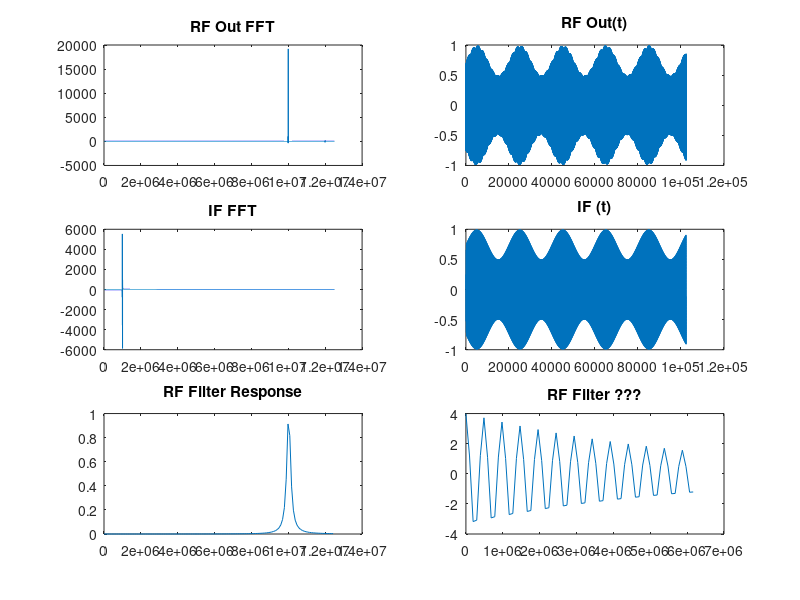

The MATLAB source for this figure:
clear all;
clear global;

pkg load signal;

window_time = 1.024e-3;
Fs = 100e6;
timebase = linspace(0,window_time, (Fs * window_time));

% In Hz
IF = 1e6;   % Intermediate Freq
MF = 5e3;   % Message Freq
FC = 10e6;  % Carrier Center Freq


% Wave Generation
intermediate = sin(2.0 * pi * IF * timebase);
message = (0.25 * sin(2.0 * pi * MF * timebase)) + 0.75;
FLO = FC + IF - MF;
LO = sin(2.0 * pi * FLO * timebase);

% Create IF and Bandpass Filter
IF_s = intermediate .* message;

IFTAPS = 1;
IF_Passband_W = 500e3;
IF_Wl = ( (IF - IF_Passband_W / 2) / (Fs / 2) );
IF_Wh = ( (IF + IF_Passband_W / 2) / (Fs / 2) );

[IF_B, IF_A] = butter(IFTAPS, [IF_Wl, IF_Wh]);
IF_s_f = filter(IF_B, IF_A, IF_s);

% Create RF Out and Bandpass Filter
Rf_out = LO .* IF_s;

RFTAPS = 1;
RF_Passband_W = 250e3;
RF_Wl = ( (FC - RF_Passband_W / 2) / (Fs / 2) );
RF_Wh = ( (FC + RF_Passband_W / 2) / (Fs / 2) );

[RF_B, RF_A] = butter(RFTAPS, [RF_Wl, RF_Wh]);
RF_s_f = filter(RF_B, RF_A, Rf_out);

% Generate output filter

ifFFT = real(fft(IF_s_f));
outFFT = real(fft(RF_s_f));

% Cut down for FFT without reflection
ifFFT = ifFFT(1:length(ifFFT) / 2);
outFFT = outFFT(1:length(outFFT) / 2);

fftXf = linspace(0, Fs / 2, length(ifFFT));

% Cut down so you can actually see things on the plot
SCF = 4;
ifFFT = ifFFT(1:length(ifFFT) / SCF);
outFFT = outFFT(1:length(outFFT) / SCF);
fftXf = fftXf(1:length(fftXf) / SCF);

% Get ready for plotting output filter
[h, w] = freqz(RF_B, RF_A);
h = real(h);
hh = real(fft(h));
freqX = linspace(0, Fs / 2, length(h));

h = h(1:length(h) / SCF);
hh = hh(1:length(hh) / (2 * SCF));
freqX = freqX(1:length(freqX) / SCF);
freqXhh = freqX(1:length(freqX) / 2);

hold on;
subplot(3,2,1,"align"); plot(fftXf, outFFT); title("RF Out FFT");
subplot(3,2,2,"align"); plot(Rf_out); title("RF Out(t)");
subplot(3,2,3,"align"); plot(fftXf, ifFFT); title("IF FFT");
subplot(3,2,4,"align"); plot(IF_s_f); title("IF (t)");
subplot(3,2,5,"align"); plot(freqX, h); title("RF Filter Response");
subplot(3,2,6,"align"); plot(freqXhh, hh); title("RF Filter ???");
hold off;
